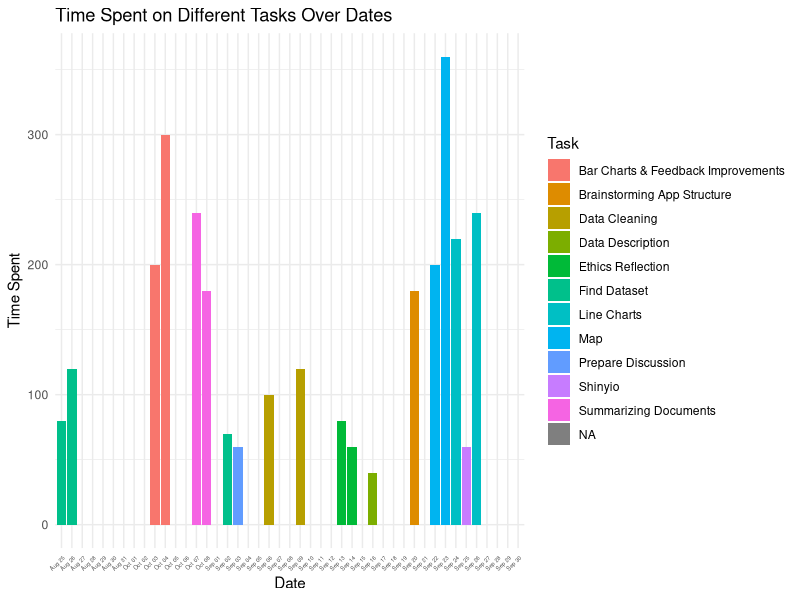

This figure's R source:
## ---- chunk 1
knitr::opts_chunk$set(echo = TRUE)
## ---- chunk 2
# Load necessary libraries
library(ggplot2)
library(lubridate)
library(RColorBrewer)
library(scales)
library(readr)

time_log <- read_csv("data/time_log.csv")
# All the information for the Time log is ontained in time_log.csv
## ---- chunk 3
# Handle NA in Time by setting it to 0
time_log$Time[is.na(time_log$Time)] <- 0

# Plot using ggplot2
ggplot(time_log, aes(x=Date, y=Time, fill=Task)) +
  geom_bar(stat='identity', position='dodge') +
  labs(title="Time Spent on Different Tasks Over Dates", x="Date", y="Time Spent") +
  theme_minimal() +
  theme(axis.text.x=element_text(angle=45, hjust=1, size=4)) +
  scale_fill_manual(values=hue_pal()(length(unique(time_log$Task))))

